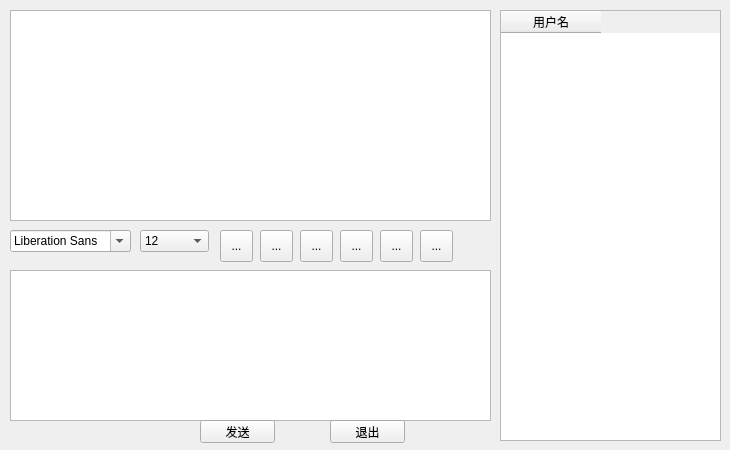
<?xml version="1.0" encoding="UTF-8"?>
<ui version="4.0">
 <class>Widget</class>
 <widget class="QWidget" name="Widget">
  <property name="geometry">
   <rect>
    <x>0</x>
    <y>0</y>
    <width>730</width>
    <height>450</height>
   </rect>
  </property>
  <property name="windowTitle">
   <string>Widget</string>
  </property>
  <widget class="QTextBrowser" name="msgBrowser">
   <property name="geometry">
    <rect>
     <x>10</x>
     <y>10</y>
     <width>481</width>
     <height>211</height>
    </rect>
   </property>
  </widget>
  <widget class="QTextEdit" name="msgTextEdit">
   <property name="geometry">
    <rect>
     <x>10</x>
     <y>270</y>
     <width>481</width>
     <height>151</height>
    </rect>
   </property>
  </widget>
  <widget class="QTableWidget" name="usrTblWidget">
   <property name="geometry">
    <rect>
     <x>500</x>
     <y>10</y>
     <width>221</width>
     <height>431</height>
    </rect>
   </property>
   <property name="selectionMode">
    <enum>QAbstractItemView::SingleSelection</enum>
   </property>
   <property name="selectionBehavior">
    <enum>QAbstractItemView::SelectRows</enum>
   </property>
   <property name="showGrid">
    <bool>false</bool>
   </property>
   <column>
    <property name="text">
     <string>用户名</string>
    </property>
   </column>
  </widget>
  <widget class="QFontComboBox" name="fontCbx">
   <property name="geometry">
    <rect>
     <x>10</x>
     <y>230</y>
     <width>121</width>
     <height>22</height>
    </rect>
   </property>
  </widget>
  <widget class="QComboBox" name="sizeCbx">
   <property name="geometry">
    <rect>
     <x>140</x>
     <y>230</y>
     <width>69</width>
     <height>22</height>
    </rect>
   </property>
   <property name="currentIndex">
    <number>4</number>
   </property>
   <item>
    <property name="text">
     <string>8</string>
    </property>
   </item>
   <item>
    <property name="text">
     <string>9</string>
    </property>
   </item>
   <item>
    <property name="text">
     <string>10</string>
    </property>
   </item>
   <item>
    <property name="text">
     <string>11</string>
    </property>
   </item>
   <item>
    <property name="text">
     <string>12</string>
    </property>
   </item>
   <item>
    <property name="text">
     <string>13</string>
    </property>
   </item>
   <item>
    <property name="text">
     <string>14</string>
    </property>
   </item>
   <item>
    <property name="text">
     <string>15</string>
    </property>
   </item>
   <item>
    <property name="text">
     <string>16</string>
    </property>
   </item>
   <item>
    <property name="text">
     <string>17</string>
    </property>
   </item>
   <item>
    <property name="text">
     <string>18</string>
    </property>
   </item>
   <item>
    <property name="text">
     <string>19</string>
    </property>
   </item>
   <item>
    <property name="text">
     <string>20</string>
    </property>
   </item>
   <item>
    <property name="text">
     <string>21</string>
    </property>
   </item>
   <item>
    <property name="text">
     <string>22</string>
    </property>
   </item>
  </widget>
  <widget class="QPushButton" name="sendBtn">
   <property name="geometry">
    <rect>
     <x>200</x>
     <y>420</y>
     <width>75</width>
     <height>23</height>
    </rect>
   </property>
   <property name="text">
    <string>发送</string>
   </property>
  </widget>
  <widget class="QPushButton" name="exitBtn">
   <property name="geometry">
    <rect>
     <x>330</x>
     <y>420</y>
     <width>75</width>
     <height>23</height>
    </rect>
   </property>
   <property name="text">
    <string>退出</string>
   </property>
  </widget>
  <widget class="QToolButton" name="boldTBtn">
   <property name="geometry">
    <rect>
     <x>220</x>
     <y>230</y>
     <width>33</width>
     <height>32</height>
    </rect>
   </property>
   <property name="toolTip">
    <string>加粗</string>
   </property>
   <property name="text">
    <string>...</string>
   </property>
   <property name="checkable">
    <bool>true</bool>
   </property>
  </widget>
  <widget class="QToolButton" name="italicTBtn">
   <property name="geometry">
    <rect>
     <x>260</x>
     <y>230</y>
     <width>33</width>
     <height>32</height>
    </rect>
   </property>
   <property name="toolTip">
    <string>倾斜</string>
   </property>
   <property name="text">
    <string>...</string>
   </property>
   <property name="checkable">
    <bool>true</bool>
   </property>
  </widget>
  <widget class="QToolButton" name="underlineTBtn">
   <property name="geometry">
    <rect>
     <x>300</x>
     <y>230</y>
     <width>33</width>
     <height>32</height>
    </rect>
   </property>
   <property name="toolTip">
    <string>下划线</string>
   </property>
   <property name="text">
    <string>...</string>
   </property>
   <property name="checkable">
    <bool>true</bool>
   </property>
  </widget>
  <widget class="QToolButton" name="colorTBtn">
   <property name="geometry">
    <rect>
     <x>340</x>
     <y>230</y>
     <width>33</width>
     <height>32</height>
    </rect>
   </property>
   <property name="toolTip">
    <string>更改字体颜色</string>
   </property>
   <property name="text">
    <string>...</string>
   </property>
   <property name="checkable">
    <bool>true</bool>
   </property>
  </widget>
  <widget class="QToolButton" name="saveTBtn">
   <property name="geometry">
    <rect>
     <x>380</x>
     <y>230</y>
     <width>33</width>
     <height>32</height>
    </rect>
   </property>
   <property name="toolTip">
    <string>保存聊天记录</string>
   </property>
   <property name="text">
    <string>...</string>
   </property>
   <property name="checkable">
    <bool>true</bool>
   </property>
  </widget>
  <widget class="QToolButton" name="clearTBtn">
   <property name="geometry">
    <rect>
     <x>420</x>
     <y>230</y>
     <width>33</width>
     <height>32</height>
    </rect>
   </property>
   <property name="toolTip">
    <string>清空聊天记录</string>
   </property>
   <property name="text">
    <string>...</string>
   </property>
   <property name="checkable">
    <bool>true</bool>
   </property>
  </widget>
 </widget>
 <layoutdefault spacing="6" margin="11"/>
 <resources/>
 <connections/>
</ui>
